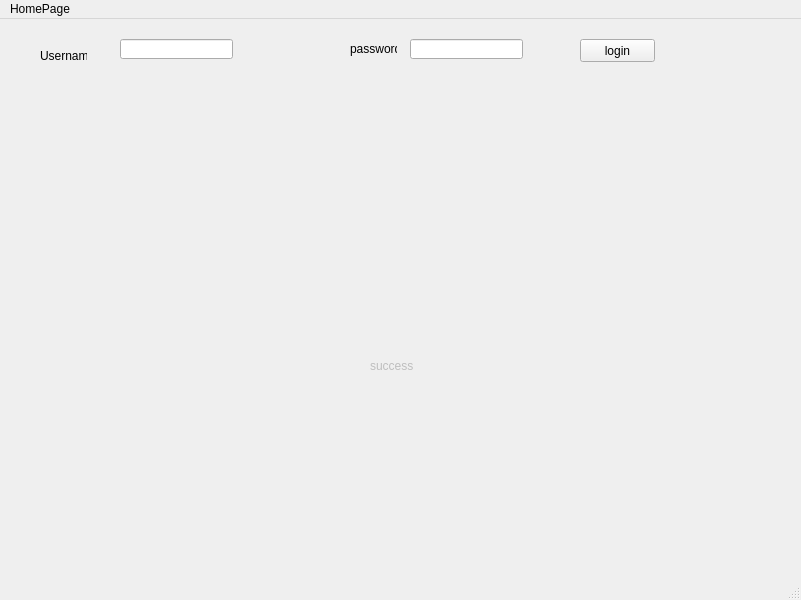
<?xml version="1.0" encoding="UTF-8"?>
<ui version="4.0">
 <class>MainWindow</class>
 <widget class="QMainWindow" name="MainWindow">
  <property name="geometry">
   <rect>
    <x>0</x>
    <y>0</y>
    <width>801</width>
    <height>600</height>
   </rect>
  </property>
  <property name="windowTitle">
   <string>MainWindow</string>
  </property>
  <widget class="QWidget" name="centralwidget">
   <widget class="QLineEdit" name="username">
    <property name="geometry">
     <rect>
      <x>120</x>
      <y>20</y>
      <width>113</width>
      <height>20</height>
     </rect>
    </property>
   </widget>
   <widget class="QLineEdit" name="password">
    <property name="geometry">
     <rect>
      <x>410</x>
      <y>20</y>
      <width>113</width>
      <height>20</height>
     </rect>
    </property>
   </widget>
   <widget class="QLabel" name="label">
    <property name="geometry">
     <rect>
      <x>40</x>
      <y>30</y>
      <width>47</width>
      <height>13</height>
     </rect>
    </property>
    <property name="text">
     <string>Username</string>
    </property>
   </widget>
   <widget class="QLabel" name="label_2">
    <property name="geometry">
     <rect>
      <x>350</x>
      <y>20</y>
      <width>47</width>
      <height>20</height>
     </rect>
    </property>
    <property name="text">
     <string>password</string>
    </property>
   </widget>
   <widget class="QPushButton" name="loginb">
    <property name="geometry">
     <rect>
      <x>580</x>
      <y>20</y>
      <width>75</width>
      <height>23</height>
     </rect>
    </property>
    <property name="text">
     <string>login</string>
    </property>
   </widget>
   <widget class="QLabel" name="success">
    <property name="enabled">
     <bool>false</bool>
    </property>
    <property name="geometry">
     <rect>
      <x>370</x>
      <y>340</y>
      <width>47</width>
      <height>13</height>
     </rect>
    </property>
    <property name="text">
     <string>success </string>
    </property>
   </widget>
  </widget>
  <widget class="QMenuBar" name="menubar">
   <property name="geometry">
    <rect>
     <x>0</x>
     <y>0</y>
     <width>801</width>
     <height>21</height>
    </rect>
   </property>
   <widget class="QMenu" name="menuHomePage">
    <property name="title">
     <string>HomePage</string>
    </property>
   </widget>
   <addaction name="menuHomePage"/>
  </widget>
  <widget class="QStatusBar" name="statusbar"/>
 </widget>
 <resources/>
 <connections/>
</ui>
